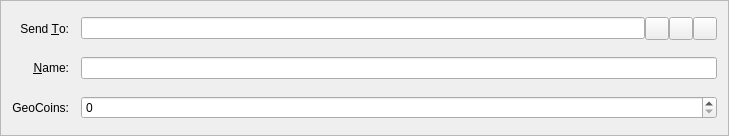
<?xml version="1.0" encoding="UTF-8"?>
<ui version="4.0">
 <class>SendCoinsEntry</class>
 <widget class="QFrame" name="SendCoinsEntry">
  <property name="geometry">
   <rect>
    <x>0</x>
    <y>0</y>
    <width>729</width>
    <height>136</height>
   </rect>
  </property>
  <property name="windowTitle">
   <string>Form</string>
  </property>
  <property name="frameShape">
   <enum>QFrame::StyledPanel</enum>
  </property>
  <property name="frameShadow">
   <enum>QFrame::Sunken</enum>
  </property>
  <layout class="QGridLayout" name="gridLayout">
   <property name="spacing">
    <number>12</number>
   </property>
   <item row="5" column="0">
    <widget class="QLabel" name="label">
     <property name="text">
      <string>GeoCoins:</string>
     </property>
     <property name="alignment">
      <set>Qt::AlignRight|Qt::AlignTrailing|Qt::AlignVCenter</set>
     </property>
     <property name="buddy">
      <cstring>payAmount</cstring>
     </property>
    </widget>
   </item>
   <item row="3" column="0">
    <widget class="QLabel" name="label_2">
     <property name="text">
      <string>Send &amp;To:</string>
     </property>
     <property name="alignment">
      <set>Qt::AlignRight|Qt::AlignTrailing|Qt::AlignVCenter</set>
     </property>
     <property name="buddy">
      <cstring>payTo</cstring>
     </property>
    </widget>
   </item>
   <item row="5" column="1">
    <widget class="BitcoinAmountField" name="payAmount"/>
   </item>
   <item row="4" column="1">
    <layout class="QHBoxLayout" name="horizontalLayout_2">
     <property name="spacing">
      <number>0</number>
     </property>
     <item>
      <widget class="QValidatedLineEdit" name="addAsLabel">
       <property name="enabled">
        <bool>true</bool>
       </property>
       <property name="toolTip">
        <string>Enter a label for this address to add it to your address book</string>
       </property>
      </widget>
     </item>
    </layout>
   </item>
   <item row="4" column="0">
    <widget class="QLabel" name="label_4">
     <property name="text">
      <string>&amp;Name:</string>
     </property>
     <property name="alignment">
      <set>Qt::AlignRight|Qt::AlignTrailing|Qt::AlignVCenter</set>
     </property>
     <property name="buddy">
      <cstring>addAsLabel</cstring>
     </property>
    </widget>
   </item>
   <item row="3" column="1">
    <layout class="QHBoxLayout" name="payToLayout">
     <property name="spacing">
      <number>0</number>
     </property>
     <item>
      <widget class="QValidatedLineEdit" name="payTo">
       <property name="toolTip">
        <string>The address to send the payment to  (e.g. 1NS17iag9jJgTHD1VXjvLCEnZuQ3rJDE9L)</string>
       </property>
       <property name="maxLength">
        <number>34</number>
       </property>
      </widget>
     </item>
     <item>
      <widget class="QToolButton" name="addressBookButton">
       <property name="toolTip">
        <string>Choose address from address book</string>
       </property>
       <property name="text">
        <string/>
       </property>
       <property name="icon">
        <iconset resource="../bitcoin.qrc">
         <normaloff>:/icons/address-book</normaloff>:/icons/address-book</iconset>
       </property>
       <property name="shortcut">
        <string>Alt+A</string>
       </property>
      </widget>
     </item>
     <item>
      <widget class="QToolButton" name="pasteButton">
       <property name="toolTip">
        <string>Paste address from clipboard</string>
       </property>
       <property name="text">
        <string/>
       </property>
       <property name="icon">
        <iconset resource="../bitcoin.qrc">
         <normaloff>:/icons/editpaste</normaloff>:/icons/editpaste</iconset>
       </property>
       <property name="shortcut">
        <string>Alt+P</string>
       </property>
      </widget>
     </item>
     <item>
      <widget class="QToolButton" name="deleteButton">
       <property name="toolTip">
        <string>Remove this recipient</string>
       </property>
       <property name="text">
        <string/>
       </property>
       <property name="icon">
        <iconset resource="../bitcoin.qrc">
         <normaloff>:/icons/remove</normaloff>:/icons/remove</iconset>
       </property>
      </widget>
     </item>
    </layout>
   </item>
  </layout>
 </widget>
 <customwidgets>
  <customwidget>
   <class>BitcoinAmountField</class>
   <extends>QSpinBox</extends>
   <header>bitcoinamountfield.h</header>
   <container>1</container>
  </customwidget>
  <customwidget>
   <class>QValidatedLineEdit</class>
   <extends>QLineEdit</extends>
   <header>qvalidatedlineedit.h</header>
  </customwidget>
 </customwidgets>
 <resources>
  <include location="../bitcoin.qrc"/>
 </resources>
 <connections/>
</ui>
